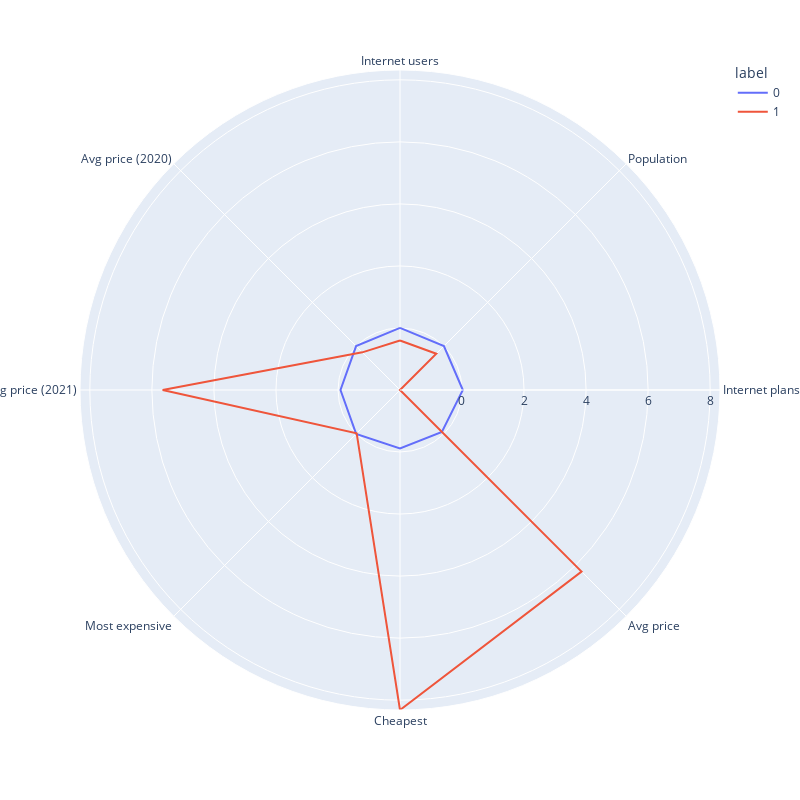

Source (notebook cell):
### Code cell
kmeans = KMeans(
        n_clusters=2, init="k-means++",
        n_init=10,
        tol=1e-04, random_state=42
    )
kmeans.fit(X)
clusters=pd.DataFrame(X,columns=dt.columns[2:])
clusters['label']=kmeans.labels_
polar=clusters.groupby("label").mean().reset_index()
polar=pd.melt(polar,id_vars=["label"])
fig4 = px.line_polar(polar, r="value", theta="variable", color="label", line_close=True,height=800,width=800)
fig4.show()

### Figure 1 — Plotly figure (JSON) as saved in the notebook; plotly's stock layout.template omitted (floating-point values rounded to 4 significant figures)
{"data": [{"hovertemplate": "label=0<br>value=%{r}<br>variable=%{theta}<extra></extra>", "legendgroup": "0", "line": {"color": "#636efa", "dash": "solid"}, "marker": {"symbol": "circle"}, "mode": "lines", "name": "0", "r": [0.005689, 0.004827, 0.02813, -0.08842, -0.1171, 0.0003154, -0.07963, 0.003947, 0.005689], "showlegend": true, "subplot": "polar", "theta": ["Internet users", "Population", "Internet plans", "Avg price", "Cheapest", "Most expensive", "Avg price (2021)", "Avg price (2020)", "Internet users"], "type": "scatterpolar"}, {"hovertemplate": "label=1<br>value=%{r}<br>variable=%{theta}<extra></extra>", "legendgroup": "1", "line": {"color": "#EF553B", "dash": "solid"}, "marker": {"symbol": "circle"}, "mode": "lines", "name": "1", "r": [-0.4039, -0.3427, -1.997, 6.278, 8.317, -0.02239, 5.654, -0.2802, -0.4039], "showlegend": true, "subplot": "polar", "theta": ["Internet users", "Population", "Internet plans", "Avg price", "Cheapest", "Most expensive", "Avg price (2021)", "Avg price (2020)", "Internet users"], "type": "scatterpolar"}], "layout": {"height": 800, "legend": {"title": {"text": "label"}, "tracegroupgap": 0}, "margin": {"t": 60}, "polar": {"angularaxis": {"direction": "clockwise", "rotation": 90}, "domain": {"x": [0, 1], "y": [0, 1]}}, "width": 800}}
